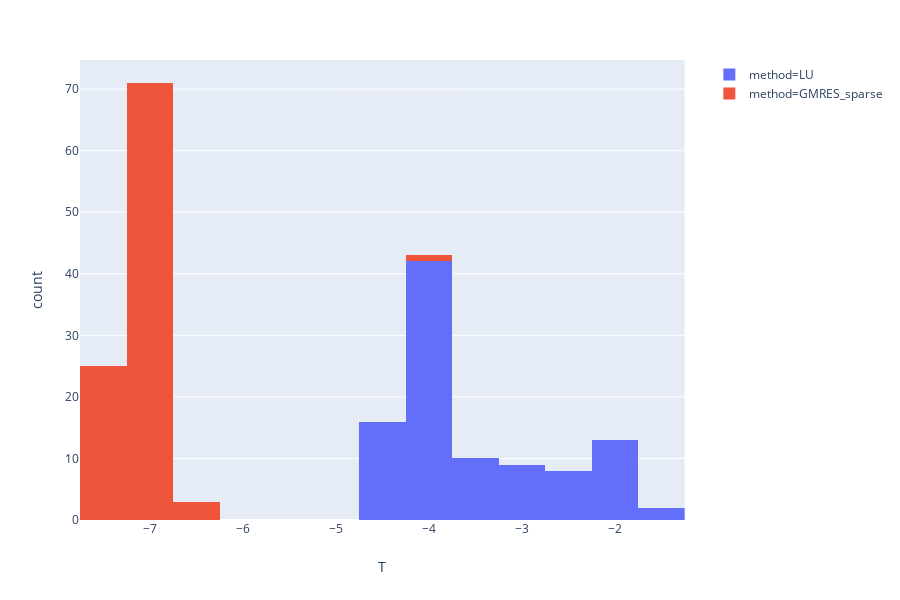

Notebook code for this chart:
### Markdown cell above
# Porównanie czasu obliczeń z LU

### Code cell
rys.show()

### Figure 1 — Plotly figure (JSON) as saved in the notebook; plotly's stock layout.template omitted (floating-point values rounded to 4 significant figures)
{"data": [{"alignmentgroup": "True", "bingroup": "x", "hoverlabel": {"namelength": 0}, "hovertemplate": "method=LU<br>T=%{x}<br>count=%{y}", "legendgroup": "method=LU", "marker": {"color": "#636efa"}, "name": "method=LU", "offsetgroup": "method=LU", "orientation": "v", "showlegend": true, "type": "histogram", "x": [-2.208, -2.216, -3.967, -3.466, -4.199, -4.19, -2.242, -2.276, -4.027, -3.039, -2.666, -3.543, -4.146, -2.787, -4.214, -3.409, -4.034, -2.372, -4.248, -4.374, -4.37, -4.164, -4.285, -2.107, -4.226, -4.248, -2.382, -3.278, -4.157, -4.277, -4.132, -4.244, -4.201, -2.306, -4.19, -1.499, -4.226, -4.24, -4.311, -4.185, -2.035, -2.123, -4.308, -4.124, -4.331, -4.207, -4.166, -4.395, -2.13, -3.191, -3.632, -4.01, -3.515, -2.147, -2.839, -3.557, -3.942, -4.205, -4.023, -4.151, -1.692, -3.973, -2.749, -2.006, -2.14, -4.124, -4.25, -4.307, -4.317, -4.299, -4.333, -4.237, -4.361, -4.134, -4.24, -4.169, -2.005, -2.83, -3.007, -4.201, -2.109, -3.056, -2.333, -2.94, -3.328, -3.218, -2.694, -3.833, -4.137, -4.046, -4.223, -1.922, -4.208, -3.584, -3.629, -4.177, -4.155, -4.11, -4.279, -4.285], "xaxis": "x", "yaxis": "y"}, {"alignmentgroup": "True", "bingroup": "x", "hoverlabel": {"namelength": 0}, "hovertemplate": "method=GMRES_sparse<br>T=%{x}<br>count=%{y}", "legendgroup": "method=GMRES_sparse", "marker": {"color": "#EF553B"}, "name": "method=GMRES_sparse", "offsetgroup": "method=GMRES_sparse", "orientation": "v", "showlegend": true, "type": "histogram", "x": [-6.967, -7.335, -7.343, -7.371, -7.317, -7.37, -7.391, -7.399, -7.394, -7.388, -7.394, -7.384, -7.395, -7.396, -7.388, -7.131, -6.955, -7.118, -7.161, -7.128, -6.663, -7.232, -7.135, -7.155, -6.369, -7.064, -7.055, -7.18, -7.206, -7.206, -7.22, -6.964, -7.187, -7.205, -7.251, -7.208, -7.216, -7.182, -7.185, -7.077, -7.166, -6.961, -6.904, -7.172, -7.195, -7.166, -7.156, -7.234, -7.152, -7.205, -7.201, -7.256, -7.165, -7.219, -7.213, -7.178, -7.305, -7.121, -7.145, -7.307, -7.239, -7.229, -7.126, -7.193, -7.322, -7.239, -7.199, -7.186, -7.281, -7.134, -7.166, -7.257, -7.264, -7.157, -7.247, -7.221, -7.086, -7.202, -7.234, -7.132, -4.108, -6.713, -7.288, -7.126, -7.245, -7.092, -7.146, -7.178, -7.135, -7.178, -7.235, -7.3, -7.174, -7.132, -7.228, -7.049, -7.077, -7.226, -7.311, -7.11], "xaxis": "x", "yaxis": "y"}], "layout": {"barmode": "relative", "height": 600, "legend": {"tracegroupgap": 0}, "margin": {"t": 60}, "xaxis": {"anchor": "y", "domain": [0, 0.98], "title": {"text": "T"}}, "yaxis": {"anchor": "x", "domain": [0, 1], "title": {"text": "count"}}}}
